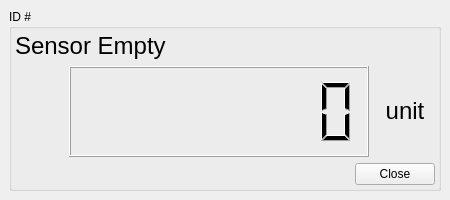
<?xml version="1.0" encoding="UTF-8"?>
<ui version="4.0">
 <class>Form_Sensor</class>
 <widget class="QWidget" name="Form_Sensor">
  <property name="enabled">
   <bool>true</bool>
  </property>
  <property name="geometry">
   <rect>
    <x>0</x>
    <y>0</y>
    <width>450</width>
    <height>200</height>
   </rect>
  </property>
  <property name="sizePolicy">
   <sizepolicy hsizetype="Fixed" vsizetype="Fixed">
    <horstretch>0</horstretch>
    <verstretch>0</verstretch>
   </sizepolicy>
  </property>
  <property name="minimumSize">
   <size>
    <width>450</width>
    <height>200</height>
   </size>
  </property>
  <property name="maximumSize">
   <size>
    <width>450</width>
    <height>206</height>
   </size>
  </property>
  <property name="baseSize">
   <size>
    <width>450</width>
    <height>250</height>
   </size>
  </property>
  <property name="windowTitle">
   <string>Form</string>
  </property>
  <layout class="QHBoxLayout" name="horizontalLayout_3">
   <property name="spacing">
    <number>6</number>
   </property>
   <property name="leftMargin">
    <number>9</number>
   </property>
   <property name="topMargin">
    <number>9</number>
   </property>
   <property name="rightMargin">
    <number>9</number>
   </property>
   <property name="bottomMargin">
    <number>9</number>
   </property>
   <item>
    <widget class="QGroupBox" name="groupBox">
     <property name="sizePolicy">
      <sizepolicy hsizetype="MinimumExpanding" vsizetype="MinimumExpanding">
       <horstretch>0</horstretch>
       <verstretch>0</verstretch>
      </sizepolicy>
     </property>
     <property name="layoutDirection">
      <enum>Qt::LeftToRight</enum>
     </property>
     <property name="autoFillBackground">
      <bool>false</bool>
     </property>
     <property name="title">
      <string>ID #</string>
     </property>
     <layout class="QVBoxLayout" name="verticalLayout">
      <property name="leftMargin">
       <number>3</number>
      </property>
      <property name="topMargin">
       <number>3</number>
      </property>
      <property name="rightMargin">
       <number>3</number>
      </property>
      <property name="bottomMargin">
       <number>3</number>
      </property>
      <item>
       <widget class="QLabel" name="sensorName">
        <property name="sizePolicy">
         <sizepolicy hsizetype="Preferred" vsizetype="Preferred">
          <horstretch>0</horstretch>
          <verstretch>0</verstretch>
         </sizepolicy>
        </property>
        <property name="font">
         <font>
          <pointsize>18</pointsize>
         </font>
        </property>
        <property name="text">
         <string>Sensor Empty</string>
        </property>
       </widget>
      </item>
      <item>
       <layout class="QHBoxLayout" name="horizontalLayout">
        <property name="sizeConstraint">
         <enum>QLayout::SetDefaultConstraint</enum>
        </property>
        <property name="leftMargin">
         <number>0</number>
        </property>
        <item>
         <spacer name="horizontalSpacer">
          <property name="orientation">
           <enum>Qt::Horizontal</enum>
          </property>
          <property name="sizeType">
           <enum>QSizePolicy::MinimumExpanding</enum>
          </property>
          <property name="sizeHint" stdset="0">
           <size>
            <width>40</width>
            <height>20</height>
           </size>
          </property>
         </spacer>
        </item>
        <item alignment="Qt::AlignRight">
         <widget class="QLCDNumber" name="lcdNumber">
          <property name="sizePolicy">
           <sizepolicy hsizetype="MinimumExpanding" vsizetype="MinimumExpanding">
            <horstretch>0</horstretch>
            <verstretch>0</verstretch>
           </sizepolicy>
          </property>
          <property name="minimumSize">
           <size>
            <width>300</width>
            <height>50</height>
           </size>
          </property>
          <property name="maximumSize">
           <size>
            <width>300</width>
            <height>100</height>
           </size>
          </property>
          <property name="font">
           <font>
            <pointsize>24</pointsize>
           </font>
          </property>
          <property name="smallDecimalPoint">
           <bool>true</bool>
          </property>
          <property name="digitCount">
           <number>7</number>
          </property>
          <property name="segmentStyle">
           <enum>QLCDNumber::Filled</enum>
          </property>
          <property name="value" stdset="0">
           <double>0.000000000000000</double>
          </property>
          <property name="intValue" stdset="0">
           <number>0</number>
          </property>
         </widget>
        </item>
        <item alignment="Qt::AlignRight">
         <widget class="QLabel" name="sensorUnit">
          <property name="enabled">
           <bool>true</bool>
          </property>
          <property name="sizePolicy">
           <sizepolicy hsizetype="Fixed" vsizetype="Fixed">
            <horstretch>0</horstretch>
            <verstretch>0</verstretch>
           </sizepolicy>
          </property>
          <property name="minimumSize">
           <size>
            <width>60</width>
            <height>50</height>
           </size>
          </property>
          <property name="maximumSize">
           <size>
            <width>60</width>
            <height>50</height>
           </size>
          </property>
          <property name="baseSize">
           <size>
            <width>0</width>
            <height>0</height>
           </size>
          </property>
          <property name="font">
           <font>
            <pointsize>18</pointsize>
           </font>
          </property>
          <property name="text">
           <string>unit</string>
          </property>
          <property name="alignment">
           <set>Qt::AlignCenter</set>
          </property>
         </widget>
        </item>
       </layout>
      </item>
      <item>
       <layout class="QHBoxLayout" name="horizontalLayout_2">
        <item>
         <spacer name="horizontalSpacer_3">
          <property name="orientation">
           <enum>Qt::Horizontal</enum>
          </property>
          <property name="sizeHint" stdset="0">
           <size>
            <width>40</width>
            <height>20</height>
           </size>
          </property>
         </spacer>
        </item>
        <item>
         <widget class="QPushButton" name="pushButton">
          <property name="sizePolicy">
           <sizepolicy hsizetype="Fixed" vsizetype="Fixed">
            <horstretch>0</horstretch>
            <verstretch>0</verstretch>
           </sizepolicy>
          </property>
          <property name="text">
           <string>Close</string>
          </property>
         </widget>
        </item>
       </layout>
      </item>
     </layout>
    </widget>
   </item>
  </layout>
 </widget>
 <resources/>
 <connections>
  <connection>
   <sender>pushButton</sender>
   <signal>clicked()</signal>
   <receiver>Form_Sensor</receiver>
   <slot>close()</slot>
   <hints>
    <hint type="sourcelabel">
     <x>402</x>
     <y>188</y>
    </hint>
    <hint type="destinationlabel">
     <x>416</x>
     <y>205</y>
    </hint>
   </hints>
  </connection>
 </connections>
</ui>
